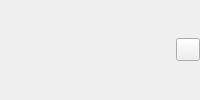
<?xml version="1.0" encoding="UTF-8"?>
<ui version="4.0">
 <class>OriginDialogTitlebar</class>
 <widget class="QWidget" name="OriginDialogTitlebar">
 
  <layout class="QHBoxLayout" name="titlebarLayout" stretch="1,0">
   <property name="spacing"><number>0</number></property>
   <property name="margin"><number>0</number></property>
   
   <item>
    <spacer name="horizontalSpacer">
     <property name="orientation"><enum>Qt::Horizontal</enum></property>
     <property name="sizeType"><enum>QSizePolicy::Expanding</enum></property>
    </spacer>
   </item>
   
   <item><widget class="Origin::UIToolkit::OriginCloseButton" name="btnClose"/></item>
   
  </layout>
  
 </widget>
 
 
 <customwidgets>
  <customwidget>
   <class>Origin::UIToolkit::OriginCloseButton</class><extends>QToolButton</extends><header>originclosebutton.h</header>
  </customwidget>
 </customwidgets>
 <resources/>
 <connections/>
</ui>
